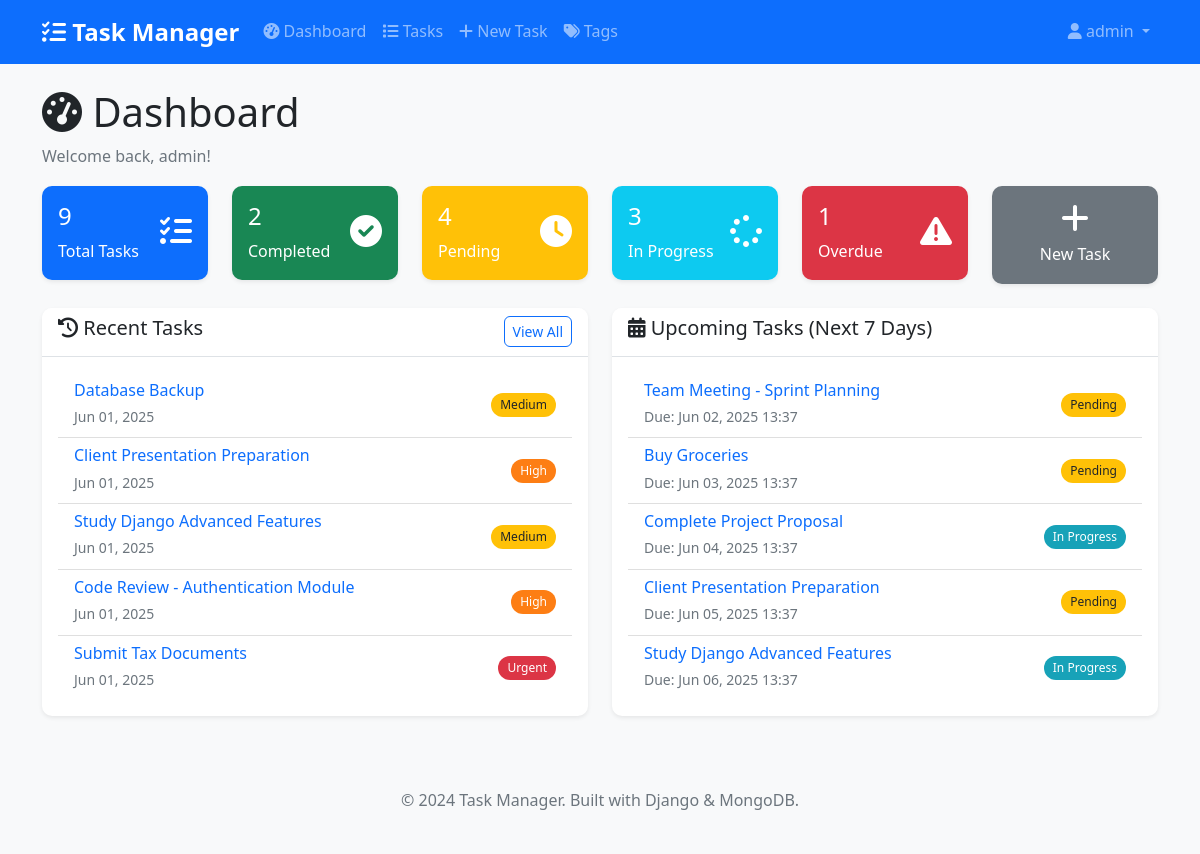
The app's page / (signed in) with its own data.
### tasks/models.py (models this page shows, shortened)
class Task(models.Model):
    PRIORITY_CHOICES = [
        ('low', 'Low'),
        ('medium', 'Medium'),
        ('high', 'High'),
        ('urgent', 'Urgent'),
    ]
    STATUS_CHOICES = [
        ('pending', 'Pending'),
        ('in_progress', 'In Progress'),
        ('completed', 'Completed'),
        ('cancelled', 'Cancelled'),
    ]
    title = models.CharField(max_length=200)
    description = models.TextField(blank=True, null=True)
    due_date = models.DateTimeField()
    priority = models.CharField(max_length=10, choices=PRIORITY_CHOICES, default='medium')
    status = models.CharField(max_length=15, choices=STATUS_CHOICES, default='pending')
    tags = models.ManyToManyField(Tag, blank=True)
    created_by = models.ForeignKey(User, on_delete=models.CASCADE, related_name='tasks')
    assigned_to = models.ForeignKey(User, on_delete=models.CASCADE, related_name='assigned_tasks', blank=True, null=True)
    created_at = models.DateTimeField(auto_now_add=True)
    updated_at = models.DateTimeField(auto_now=True)
    completed_at = models.DateTimeField(blank=True, null=True)
    class Meta:
        db_table = 'tasks'
        ordering = ['-created_at']

### tasks/views.py (the view)
# urls.py: path('', views.dashboard, name='dashboard'),
@login_required
def dashboard(request):
    user_tasks = Task.objects.filter(created_by=request.user)
    total_tasks = user_tasks.count()
    completed_tasks = user_tasks.filter(status='completed').count()
    pending_tasks = user_tasks.filter(status='pending').count()
    in_progress_tasks = user_tasks.filter(status='in_progress').count()
    overdue_tasks = user_tasks.filter(due_date__lt=timezone.now(), status__in=['pending', 'in_progress']).count()
    recent_tasks = user_tasks.order_by('-created_at')[:5]
    upcoming_tasks = user_tasks.filter(
        due_date__gte=timezone.now(),
        due_date__lte=timezone.now() + timezone.timedelta(days=7),
        status__in=['pending', 'in_progress']
    ).order_by('due_date')[:5]
    context = {
        'total_tasks': total_tasks,
        'completed_tasks': completed_tasks,
        'pending_tasks': pending_tasks,
        'in_progress_tasks': in_progress_tasks,
        'overdue_tasks': overdue_tasks,
        'recent_tasks': recent_tasks,
        'upcoming_tasks': upcoming_tasks,
    }
    return render(request, 'tasks/dashboard.html', context)

### templates/tasks/dashboard.html (shortened to what this page needs)
{% extends 'base.html' %}
{% block content %}
<div class="row">
    <div class="col-12">
        <h1><i class="fas fa-tachometer-alt"></i> Dashboard</h1>
        <p class="text-muted">Welcome back, {{ user.get_full_name|default:user.username }}!</p>
    </div>
</div>
<div class="row mb-4">
    <div class="col-md-2">
        <div class="card bg-primary text-white">
            <div class="card-body">
                <div class="d-flex justify-content-between">
                    <div>
                        <h4>{{ total_tasks }}</h4>
                        <p class="mb-0">Total Tasks</p>
                    </div>
                    <div class="align-self-center">
                        <i class="fas fa-tasks fa-2x"></i>
                    </div>
                </div>
            </div>
        </div>
    </div>
    <div class="col-md-2">
        <div class="card bg-success text-white">
            <div class="card-body">
                <div class="d-flex justify-content-between">
                    <div>
                        <h4>{{ completed_tasks }}</h4>
                        <p class="mb-0">Completed</p>
                    </div>
                    <div class="align-self-center">
                        <i class="fas fa-check-circle fa-2x"></i>
                    </div>
                </div>
            </div>
        </div>
    </div>
    <div class="col-md-2">
        <div class="card bg-warning text-white">
            <div class="card-body">
                <div class="d-flex justify-content-between">
                    <div>
                        <h4>{{ pending_tasks }}</h4>
                        <p class="mb-0">Pending</p>
                    </div>
                    <div class="align-self-center">
                        <i class="fas fa-clock fa-2x"></i>
                    </div>
                </div>
            </div>
        </div>
    </div>
    <div class="col-md-2">
        <div class="card bg-info text-white">
            <div class="card-body">
                <div class="d-flex justify-content-between">
                    <div>
                        <h4>{{ in_progress_tasks }}</h4>
                        <p class="mb-0">In Progress</p>
                    </div>
                    <div class="align-self-center">
                        <i class="fas fa-spinner fa-2x"></i>
                    </div>
                </div>
            </div>
        </div>
    </div>
    <div class="col-md-2">
        <div class="card bg-danger text-white">
            <div class="card-body">
                <div class="d-flex justify-content-between">
                    <div>
                        <h4>{{ overdue_tasks }}</h4>
                        <p class="mb-0">Overdue</p>
                    </div>
                    <div class="align-self-center">
                        <i class="fas fa-exclamation-triangle fa-2x"></i>
                    </div>
                </div>
            </div>
        </div>
    </div>
    <div class="col-md-2">
        <div class="card bg-secondary text-white">
            <div class="card-body text-center">
                <a href="{% url 'tasks:task_create' %}" class="text-white text-decoration-none">
                    <i class="fas fa-plus fa-2x mb-2"></i>
                    <p class="mb-0">New Task</p>
                </a>
            </div>
        </div>
    </div>
</div>
<div class="row">
    <div class="col-md-6">
        <div class="card">
            <div class="card-header d-flex justify-content-between align-items-center">
                <h5><i class="fas fa-history"></i> Recent Tasks</h5>
                <a href="{% url 'tasks:task_list' %}" class="btn btn-sm btn-outline-primary">View All</a>
            </div>
            <div class="card-body">
                {% if recent_tasks %}
                <div class="list-group list-group-flush">
                    {% for task in recent_tasks %}
                    <div class="list-group-item d-flex justify-content-between align-items-center">
                        <div>
                            <h6 class="mb-1">
                                <a href="{% url 'tasks:task_detail' task.pk %}" class="text-decoration-none">
                                    {{ task.title }}
                                </a>
                            </h6>
                            <small class="text-muted">{{ task.created_at|date:"M d, Y" }}</small>
                        </div>
                        <span class="badge bg-{{ task.priority }} rounded-pill">{{ task.get_priority_display }}</span>
                    </div>
                    {% endfor %}
                </div>
                {% else %}
                <p class="text-muted text-center">No tasks yet. <a href="{% url 'tasks:task_create' %}">Create your first task!</a></p>
                {% endif %}
            </div>
        </div>
    </div>
    <div class="col-md-6">
        <div class="card">
            <div class="card-header">
                <h5><i class="fas fa-calendar-alt"></i> Upcoming Tasks (Next 7 Days)</h5>
            </div>
            <div class="card-body">
                {% if upcoming_tasks %}
                <div class="list-group list-group-flush">
                    {% for task in upcoming_tasks %}
                    <div class="list-group-item d-flex justify-content-between align-items-center">
                        <div>
                            <h6 class="mb-1">
                                <a href="{% url 'tasks:task_detail' task.pk %}" class="text-decoration-none">
                                    {{ task.title }}
                                </a>
                            </h6>
                            <small class="text-muted">Due: {{ task.due_date|date:"M d, Y H:i" }}</small>
                        </div>
                        <span class="badge bg-{{ task.status }} rounded-pill">{{ task.get_status_display }}</span>
                    </div>
                    {% endfor %}
                </div>
                {% else %}
                <p class="text-muted text-center">No upcoming tasks in the next 7 days.</p>
                {% endif %}
            </div>
        </div>
    </div>
</div>
{% endblock %}

### templates/base.html (shortened to what this page needs)
<!DOCTYPE html>
<html lang="en">
<head>
    <link href="https://cdn.jsdelivr.net/npm/bootstrap@5.1.3/dist/css/bootstrap.min.css" rel="stylesheet">
    <link rel="stylesheet" href="https://cdnjs.cloudflare.com/ajax/libs/font-awesome/6.0.0/css/all.min.css">
    {% load static %}
    <link rel="stylesheet" href="{% static 'css/style.css' %}">
</head>
<body>
    <nav class="navbar navbar-expand-lg navbar-dark bg-primary">
        <div class="container">
            <a class="navbar-brand" href="{% url 'tasks:dashboard' %}">
                <i class="fas fa-tasks"></i> Task Manager
            </a>
            <div class="collapse navbar-collapse" id="navbarNav">
                {% if user.is_authenticated %}
                <ul class="navbar-nav me-auto">
                    <li class="nav-item">
                        <a class="nav-link" href="{% url 'tasks:dashboard' %}">
                            <i class="fas fa-tachometer-alt"></i> Dashboard
                        </a>
                    </li>
                    <li class="nav-item">
                        <a class="nav-link" href="{% url 'tasks:task_list' %}">
                            <i class="fas fa-list"></i> Tasks
                        </a>
                    </li>
                    <li class="nav-item">
                        <a class="nav-link" href="{% url 'tasks:task_create' %}">
                            <i class="fas fa-plus"></i> New Task
                        </a>
                    </li>
                    <li class="nav-item">
                        <a class="nav-link" href="{% url 'tasks:tag_list' %}">
                            <i class="fas fa-tags"></i> Tags
                        </a>
                    </li>
                </ul>
                <ul class="navbar-nav">
                    <li class="nav-item dropdown">
                        <a class="nav-link dropdown-toggle" href="#" id="navbarDropdown" role="button" data-bs-toggle="dropdown">
                            <i class="fas fa-user"></i> {{ user.username }}
                        </a>
                    </li>
                </ul>
                {% endif %}
            </div>
        </div>
    </nav>
    <main class="container mt-4">
        {% block content %}{% endblock %}
    </main>
    <footer class="bg-light mt-5 py-4">
        <div class="container text-center">
            <p class="text-muted">&copy; 2024 Task Manager. Built with Django & MongoDB.</p>
        </div>
    </footer>
</body>
</html>

### static/css/style.css (style rules this page uses)
:root { --primary-color: #007bff; --secondary-color: #6c757d; --success-color: #28a745; --danger-color: #dc3545; --warning-color: #ffc107; --info-color: #17a2b8; --light-color: #f8f9fa; --dark-color: #343a40; }
body { font-family: 'Segoe UI', Tahoma, Geneva, Verdana, sans-serif; background-color: #f8f9fa; line-height: 1.6; }
.navbar-brand { font-weight: bold; font-size: 1.5rem; }
.navbar-nav .nav-link { font-weight: 500; transition: color 0.3s ease; }
.card { border: none; border-radius: 10px; box-shadow: 0 0.125rem 0.25rem rgba(0, 0, 0, 0.075); transition: box-shadow 0.15s ease-in-out; }
.card-header { background-color: #fff; border-bottom: 1px solid #dee2e6; border-radius: 10px 10px 0 0 !important; font-weight: 600; }
.btn { border-radius: 6px; font-weight: 500; transition: all 0.3s ease; }
.badge { font-size: 0.75em; font-weight: 500; padding: 0.5em 0.75em; }
.bg-medium, .btn-outline-medium { background-color: #ffc107 !important; border-color: #ffc107 !important; color: #212529 !important; }
.bg-high, .btn-outline-high { background-color: #fd7e14 !important; border-color: #fd7e14 !important; }
.bg-urgent, .btn-outline-urgent { background-color: #dc3545 !important; border-color: #dc3545 !important; }
.bg-pending, .btn-outline-pending { background-color: #ffc107 !important; border-color: #ffc107 !important; color: #212529 !important; }
.bg-in_progress, .btn-outline-in_progress { background-color: #17a2b8 !important; border-color: #17a2b8 !important; }
footer { margin-top: auto; }

### records on screen
Task: title "Database Backup", created_at "Jun 01, 2025", priority "Medium"
Task: title "Client Presentation Preparation", created_at "Jun 01, 2025", priority "High", due_date "Jun 05, 2025 13:37", status "Pending"
Task: title "Study Django Advanced Features", created_at "Jun 01, 2025", priority "Medium", due_date "Jun 06, 2025 13:37", status "In Progress"
Task: title "Code Review - Authentication Module", created_at "Jun 01, 2025", priority "High"
Task: title "Submit Tax Documents", created_at "Jun 01, 2025", priority "Urgent"
Task: title "Team Meeting - Sprint Planning", due_date "Jun 02, 2025 13:37", status "Pending"
Task: title "Buy Groceries", due_date "Jun 03, 2025 13:37", status "Pending"
Task: title "Complete Project Proposal", due_date "Jun 04, 2025 13:37", status "In Progress"

### other values on screen
{{ user.username }} "admin"
{{ user.get_full_name|default:user.username }} "admin"
{{ total_tasks }} "9"
{{ completed_tasks }} "2"
{{ pending_tasks }} "4"
{{ in_progress_tasks }} "3"
{{ overdue_tasks }} "1"
